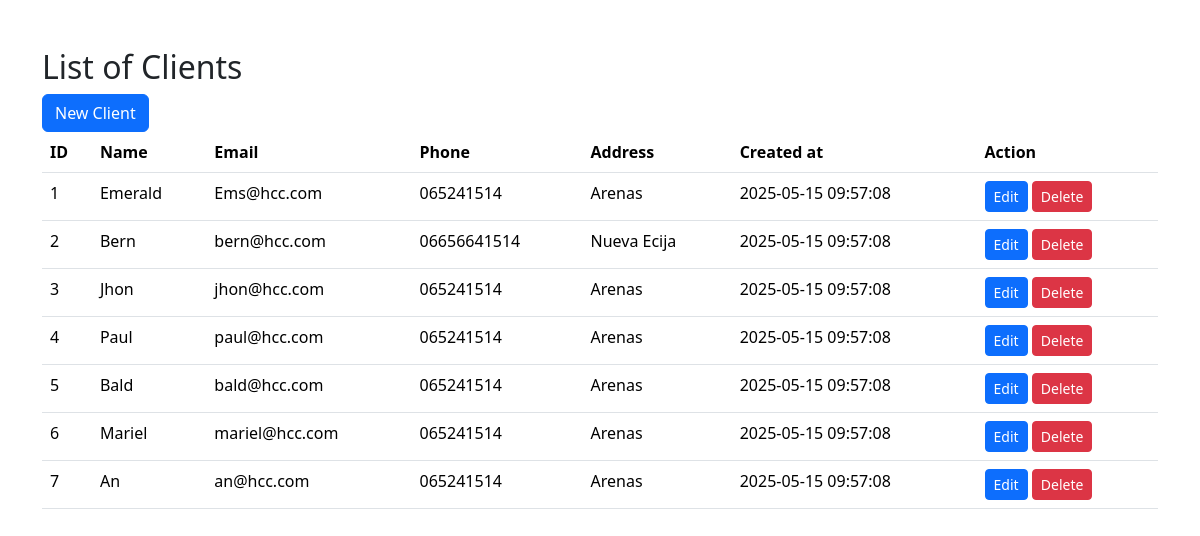
The page / on the database its author committed.
### tables this page shows
CREATE TABLE `client` (
  `id` int(11) NOT NULL,
  `name` varchar(100) NOT NULL,
  `email` varchar(200) NOT NULL,
  `phone` varchar(20) DEFAULT NULL,
  `address` varchar(200) DEFAULT NULL,
  `created_at` datetime NOT NULL DEFAULT current_timestamp()
);

### index.php (the view, shortened to what this page needs)
<!DOCTYPE html>
<html lang="en">
    <head>
        <link rel="stylesheet" href="https://cdn.jsdelivr.net/npm/bootstrap@5.3.6/dist/css/bootstrap.min.css">
    </head>
    <body>
        <div class="container my-5">
            <h2>List of Clients</h2>
            <a class="btn btn-primary" href="/crud/create.php" role="button">New Client</a>
            <br>
            <table class="table">
                <thead>
                    <tr>
                        <th>ID</th>
                        <th>Name</th>
                        <th>Email</th>
                        <th>Phone</th>
                        <th>Address</th>
                        <th>Created at</th>
                        <th>Action</th>
                    </tr>
                </thead>
                <tbody>
                    <?php
                        $servername = "localhost";
                        $username = "root";
                        $password = "";
                        $dbname = "mydb";
                        $connection = new mysqli($servername, $username, $password, $dbname);
                        $sql = "SELECT * FROM client";
                        $result = $connection->query($sql);
                        if  (!$result) {
                            die("Invalid query" . $connection->error); {
                            }
                        } while($row = $result->fetch_assoc()) {
                            echo
                            "<tr>
                        <td>$row[id]</td>
                        <td>$row[name]</td>
                        <td>$row[email]</td>
                        <td>$row[phone]</td>
                        <td>$row[address]</td>
                        <td>$row[created_at]</td>
                        <td>
                            <a class='btn btn-primary btn-sm' href='/CRUD/edit.php?id=$row[id]'>Edit</a>
                            <a class='btn btn-danger btn-sm' href='/CRUD/delete.php?id=$row[id]'>Delete</a>
                        </td>
                      </tr>";
                        }
                    ?>
                </tbody>
            </table>
        </div>
    </body>
</html>

### rows shown on the page
client: id "1", name "Emerald", email "Ems@hcc.com", phone "065241514", address "Arenas", created_at "2025-05-15 09:57:08"
client: id "2", name "Bern", email "bern@hcc.com", phone "06656641514", address "Nueva Ecija", created_at "2025-05-15 09:57:08"
client: id "3", name "Jhon", email "jhon@hcc.com", phone "065241514", address "Arenas", created_at "2025-05-15 09:57:08"
client: id "4", name "Paul", email "paul@hcc.com", phone "065241514", address "Arenas", created_at "2025-05-15 09:57:08"
client: id "5", name "Bald", email "bald@hcc.com", phone "065241514", address "Arenas", created_at "2025-05-15 09:57:08"
client: id "6", name "Mariel", email "mariel@hcc.com", phone "065241514", address "Arenas", created_at "2025-05-15 09:57:08"
client: id "7", name "An", email "an@hcc.com", phone "065241514", address "Arenas", created_at "2025-05-15 09:57:08"
